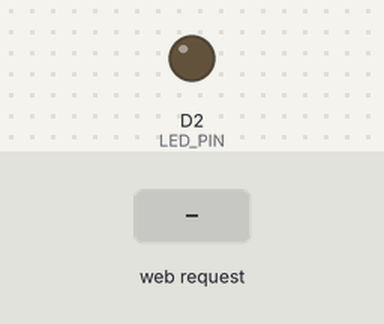
Bench run of a sketch on a simulated ESP8266 (NodeMCU). Parts: output pins drawn as LEDs (lit = HIGH). The inputs (shaded band) are chosen by the test bench. WiFi joins after 1.5 s; servers stay silent unless stated; what the sketch prints to the serial monitor is not drawn.

Above: at 2.7 s.
2.8 s: HTTP request GET /on received
At 4.0 s:
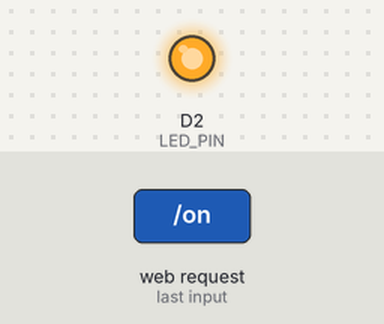
4.3 s: HTTP request GET /off received
At 5.1 s:
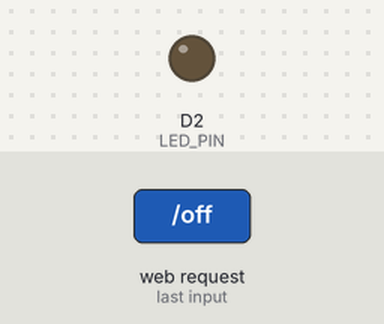
Timing chart, 0 to 7.3 s (numbered marks = the images above; inputs shaded):
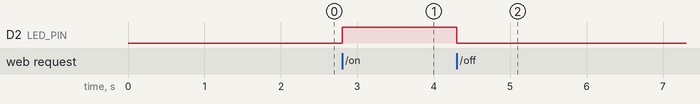

The sketch:

station_led_control.ino
```cpp
//Mark Antonio - 2025
#include <ESP8266WiFi.h>
#include <ESP8266WebServer.h>

// ======= YOUR WIFI CREDENTIALS =======
const char* ssid     = "WE_FA6126";
const char* password = "7091b5b2";

// ======= LED PIN =======
#define LED_PIN D2
bool ledOn = false;

// Web server on port 80
ESP8266WebServer server(80);

// ======= Build the HTML page =======
String buildPage() {
  String html = "<!DOCTYPE html><html><head><meta charset='UTF-8'><title>ESP8266 LED Control</title></head>";
  html += "<body style='text-align:center; font-family:Arial; margin:30px;'>";
  html += "<h2>ESP8266 LED Control (Station Mode)</h2>";

  html += "<p>LED is <b>";
  html += (ledOn ? "ON" : "OFF");
  html += "</b></p>";

  html += "<a href='/on'><button style='padding:12px 24px; margin:10px;'>Turn ON</button></a>";
  html += "<a href='/off'><button style='padding:12px 24px; margin:10px;'>Turn OFF</button></a>";

  html += "<p style='margin-top:20px; font-size:12px; color:#555;'>Connected to WiFi: <b>";
  html += ssid;
  html += "</b></p></body></html>";

  return html;
}

// ======= Route Handlers =======
void handleRoot() { server.send(200, "text/html", buildPage()); }
void handleOn()   { ledOn = true;  digitalWrite(LED_PIN, HIGH); server.send(200, "text/html", buildPage()); }
void handleOff()  { ledOn = false; digitalWrite(LED_PIN, LOW);  server.send(200, "text/html", buildPage()); }

void setup() {
  Serial.begin(9600);
  pinMode(LED_PIN, OUTPUT);
  digitalWrite(LED_PIN, LOW);

  // Connect to WiFi
  Serial.println("Connecting to WiFi...");
  WiFi.mode(WIFI_STA);
  WiFi.begin(ssid, password);

  while (WiFi.status() != WL_CONNECTED) {
    delay(500);
    Serial.print(".");
  }

  Serial.println("\nConnected to WiFi!");
  Serial.print("ESP8266 IP Address: http://");
  Serial.println(WiFi.localIP());

  // Define routes
  server.on("/", handleRoot);
  server.on("/on", handleOn);
  server.on("/off", handleOff);

  // Start web server
  server.begin();
  Serial.println("Web server started.");
}

void loop() {
  server.handleClient();
}
```

Measured:
- after the input at 2.8 s, D2 (LED_PIN): LOW → HIGH at once
- after the input at 4.3 s, D2 (LED_PIN): HIGH → LOW at once
